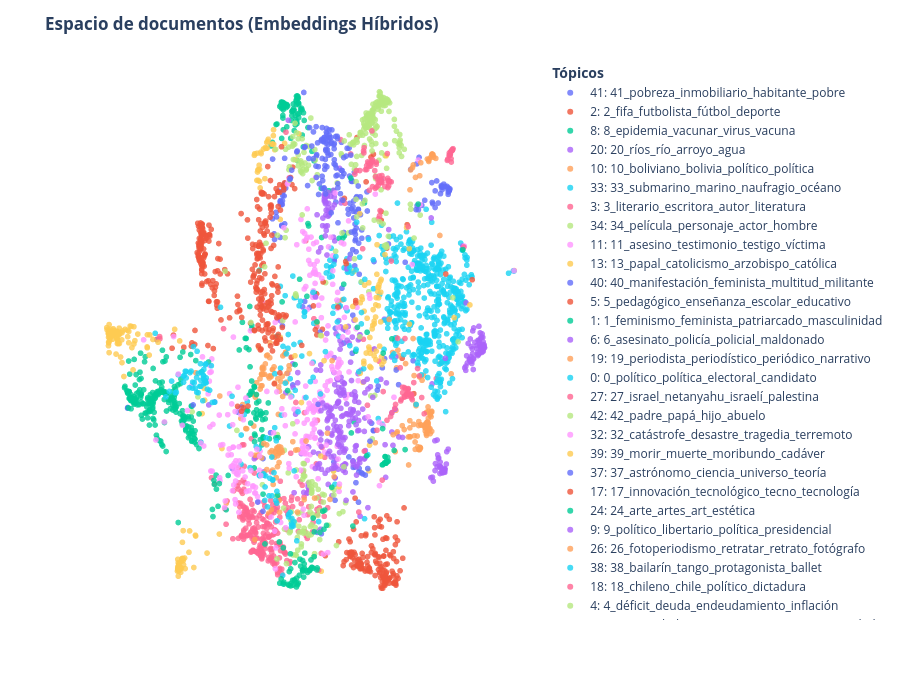

Notebook code for this chart:
### Code cell
# 1. Reducimos los embeddings a 2D explícitamente para graficar
reducer = UMAP(n_neighbors=15, n_components=2, min_dist=0.0, metric='cosine', random_state=42)
coords_2d = reducer.fit_transform(embeddings_naturales)

# 2. Armamos un DataFrame limpio con toda la info de cada documento
topic_info = topic_model.get_topic_info()
topic_names = {row['Topic']: row['Name'] for _, row in topic_info.iterrows()}

plot_df = pd.DataFrame({
    'x': coords_2d[:, 0],
    'y': coords_2d[:, 1],
    'topic': topics,
    'title': df['title_text'].values
})

plot_df['topic_name'] = plot_df['topic'].map(topic_names)
plot_df['topic_label'] = plot_df['topic'].astype(str) + ": " + plot_df['topic_name']

# 3. ORDENAR LA LEYENDA
# Opción A: Ordenados estrictamente por número de Tópico (0, 1, 2, 3...)
# Si prefieres ordenarlos por frecuencia (del que más notas tiene al que menos), 
# cambiamos 'topic' por la frecuencia del topic_info.
topics_ordenados = sorted(plot_df['topic'].unique())
categorias_ordenadas = [
    f"{t}: {topic_names[t]}" for t in topics_ordenados
]

# Convertimos a categoría ordenada de Pandas para que la leyenda respete este orden
plot_df['topic_label'] = pd.Categorical(
    plot_df['topic_label'], 
    categories=categorias_ordenadas, 
    ordered=True
)

# 4. Creamos el gráfico con Plotly Express
fig = px.scatter(
    plot_df,
    x='x',
    y='y',
    color='topic_label',
    custom_data=['topic_label', 'title']
)

# 5. Personalizamos el hover
fig.update_traces(
    hovertemplate=(
        "<b>Tópico:</b> %{customdata[0]}<br>"
        "<b>Título:</b> %{customdata[1]}"
        "<extra></extra>"
    ),
    marker=dict(size=6, opacity=0.8)
)

# 6. Limpieza final de diseño
fig.update_layout(
    title="<b>Espacio de documentos (Embeddings Híbridos)</b>",
    plot_bgcolor='rgba(0,0,0,0)',
    paper_bgcolor='#fff',
    height=700,
    hovermode="closest",
    xaxis=dict(showticklabels=False, zeroline=False, showgrid=False, title=""),
    yaxis=dict(showticklabels=False, zeroline=False, showgrid=False, title=""),
    legend=dict(title="<b>Tópicos</b>", orientation="v", y=1, x=1.02)
)

fig.write_html(GRAFICOS_DIR / "03_espacio_documentos.html")
fig.show()
